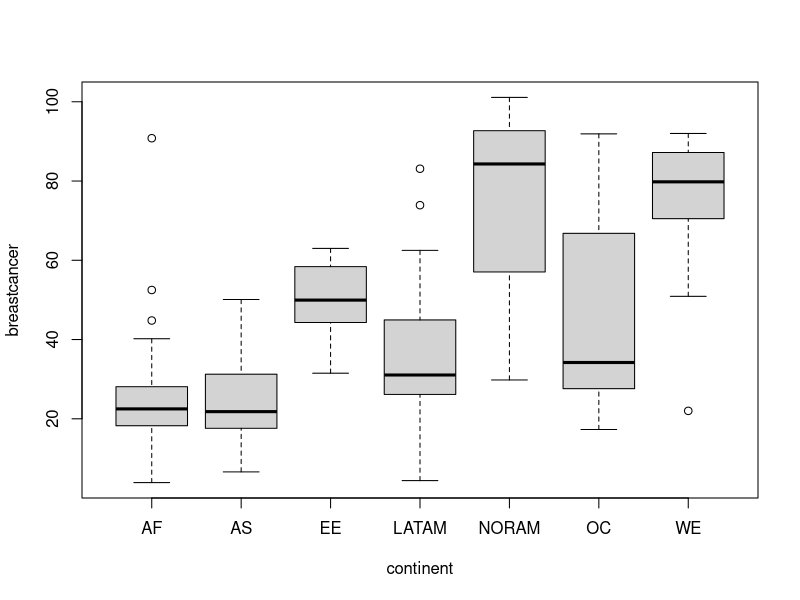
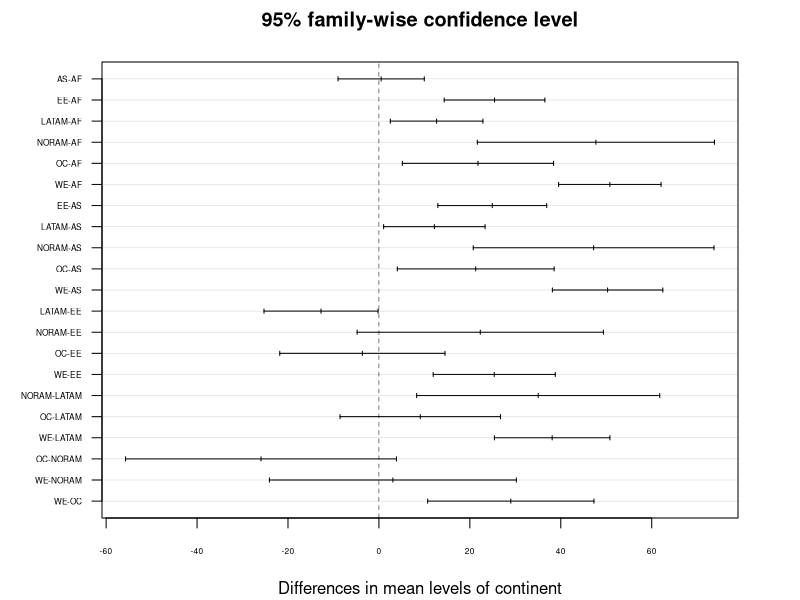

Source code (R) for these figures, in order:
df <- read.csv("gapC.csv")
attach(df)
# boxplot by continent
boxplot(breastcancer~continent)
# ANOVA with post-hoc tuckey
fit<-aov(breastcancer~continent)
summary(fit) # - not the same pop
# 
f<-TukeyHSD(fit)
op <- par(mar= c(4,5,3,3) + 0.1, cex.axis=0.5)
plot(f,las=1)
par(op)
f
# nonparametric anova
library(rstatix)
kruskal.test(breastcancer~continent)
dunn_test(df, breastcancer~continent)
# for comparison
pairwise.wilcox.test(breastcancer,continent,p.adjust.method="BH")
